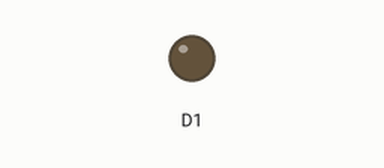
Simulated run of this sketch. Board: Arduino MKR. Parts: output pins drawn as LEDs (lit = HIGH).

Above: at 5.2 s.
At 15.5 s:
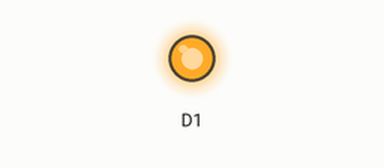
Timing chart, 0 to 26.7 s (numbered marks = the images above):
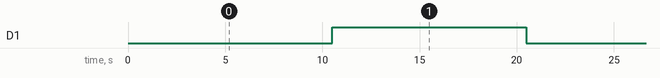

Measured:
- by itself, D1: alternates HIGH for 10.0 s and LOW for 10.5 s

The sketch:

deepsleep.ino
```cpp
#include "ArduinoLowPower.h"

void setup() {
  pinMode(1, OUTPUT);
  //LowPower.attachInterruptWakeup(RTC_ALARM_WAKEUP, dummy, CHANGE);
}

void loop() {
  digitalWrite(1, LOW); // Turn off led
  delay(500);
  LowPower.sleep(10000); // Sleep for 10s
  digitalWrite(1, HIGH); // Turn on led for 2 seconds
  delay(10000);
}

void dummy() {
  digitalWrite(1, HIGH); // Turn on led for 2 seconds
  delay(2000);
}
```
